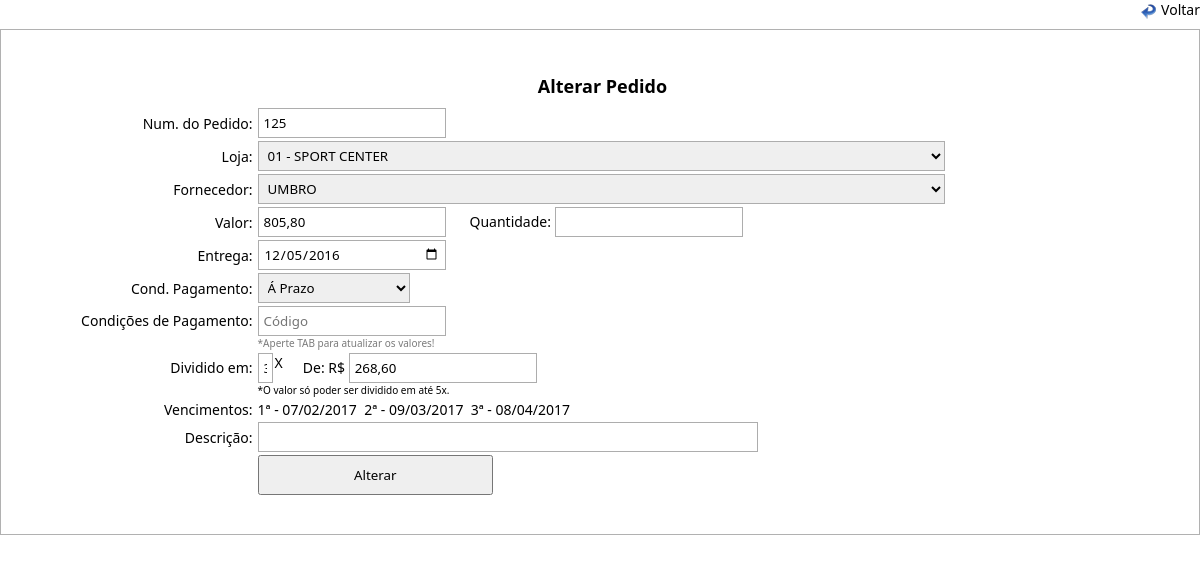
/altera_pedido_old.php?id=53, run on the app's committed database.
### tables this page shows
CREATE TABLE `pedidos` (
  `id_pedidos` int(11) NOT NULL AUTO_INCREMENT,
  `num_pedido` varchar(10) DEFAULT NULL,
  `nome_loja` varchar(100) DEFAULT NULL,
  `nome_fornecedor` varchar(100) DEFAULT NULL,
  `valor_pedido` float DEFAULT NULL,
  `qtd_pedido` varchar(10) NOT NULL,
  `data_entrega` date DEFAULT NULL,
  `cod_pag_pedido` varchar(15) DEFAULT NULL,
  `cod_cond_pag` varchar(5) NOT NULL,
  `prazo` varchar(2) NOT NULL,
  `valor_dividido` float NOT NULL,
  `descricao` varchar(50) NOT NULL,
  PRIMARY KEY (`id_pedidos`)
);

### processos/database.php (called while the page is built, shortened)
<?php
function DBRead ($table, $params = null, $fields = '*') {
	$params = ($params) ? " {$params}" : null;
		$query = "SELECT {$fields} FROM {$table}{$params}";
		$result = DBExecute($query);
		if (!mysqli_num_rows($result))
			return false;
		else {
			while ($res = mysqli_fetch_assoc($result)) {
				$data[] = $res;
			}
			return $data;
		}
}
function DBExecute($query){
	$link = DBConnect();
	$result = @mysqli_query($link, $query) or die (mysqli_error($link));
	return $result;
}
?>

### altera_pedido_old.php (the view, shortened to what this page needs)
<!doctype html>
<html>
    <head>
        <link href="css/style.css" rel="stylesheet" type="text/css">
        <link rel="stylesheet" href="css/menu.css">
    </head>
    <body>
<?php
  require 'processos/database.php';
  $id = $_GET['id'];
  $le_pedido = DBRead ('pedidos', "WHERE id_pedidos = '$id'", '*');
  foreach ($le_pedido as $pd){
function get_browser_name($user_agent)
{
    if (strpos($user_agent, 'Chrome')) return 'Chrome';
    return 'Other';
}
if (get_browser_name($_SERVER['HTTP_USER_AGENT']) == 'Chrome') {
	$entrega = $pd['data_entrega'];
	$PagAVista = $pd['data_entrega'];
}
    ?>
    <form action="<?php echo htmlspecialchars($_SERVER["PHP_SELF"]);?>" method="post">
    <div class="voltar">
		<a href="javascript:history.back(1);">Voltar</a>
	</div>
    <table border="0" cellpadding="0" cellspacing="0" class="table">
      <tbody>
        <tr>
          <td height="42" colspan="2" align="center"><span class="titulo">Alterar Pedido</span></td>
        </tr>
        <tr>
          <td width="21%" align="right">Num. do Pedido:<input type="hidden" name="id_pd" value="<?php echo $pd['id_pedidos']; ?>"></td>
          <td width="79%"><input type="text" name="num_pedido" class="cod" value="<?php echo $pd['num_pedido']; ?>"></td>
        </tr>
        <tr>
          <td align="right"><label for="select">Loja:</label></td>
          <td>
            <select name="lojas" class="select">
            <option><?php echo $pd['nome_loja']; ?></option>
            <?php
            $lojas = DBRead ('lojas', 'ORDER BY cod_loja ASC', 'cod_loja, nome_loja');
            ?>
            </select>
          </td>
        </tr>
        <tr>
          <td align="right">Fornecedor:</td>
          <td>
              <select name="fornecedor" class="select">
              <option><?php echo $pd['nome_fornecedor']; ?></option>
            <?php
            $fornecedor = DBRead ('fornecedor', 'ORDER BY nome_fornecedor ASC', 'nome_fornecedor');
            ?>
            </select>
          </td>
        </tr>
        <tr>
          <td align="right">Valor:</td>
          <td>
          <input type="text" name="valor" class="cod" onKeyPress="return(MascaraMoeda(this,'.',',',event))" value="<?php echo number_format($pd['valor_pedido'], 2, ',', '.'); ?>">
          <span style="margin-left: 20px;">Quantidade: </span>
          <input type="text" name="qtd" class="cod" value="<?php echo $pd['qtd_pedido']; ?>">
          </td>
        </tr>
        <tr>
          <td align="right">Entrega:</td>
          <td><input type="date" name="data_entrega" class="cod" maxlength="10" placeholder="dd/mm/aaaa" onkeyup="formatar('##/##/####', this, event)" value="<?php echo $entrega; ?>" onkeypress='validate(event)'></td>
        </tr>
        <tr>
          <td align="right">Cond. Pagamento:</td>
          <td>
            <select name="cond_pagamento" class="cod" style="width: 152px;">
              <?php
                if ($pd['cod_pag_pedido'] == 'avista') {
                  echo "<option value='avista'>Á Vista</option>";
                }else {
                  echo "<option value='aprazo'>Á Prazo</option>";
                } ?>
            </select>
          </td>
        </tr>
        <tr>
        	<td  align="right" valign="top" style="padding-top: 5px;"> Condições de Pagamento:</td>
        	<td>
            <input type="text" id="categoria" name="condicoes" class="cod" placeholder="Código" onkeypress="validate(event)" value="<?php echo $pd['cod_cond_pag']; ?>"><br />
       <span style="font-size:10px; color:#7B7B7B; margin-bottom: 10px;">*Aperte TAB para atualizar os valores!</span> <br />
            </td>
        </tr>
    <?php
    $datas_pag = DBRead ('datas_pag_pedidos', 'WHERE cod_pedido = "'.$pd['num_pedido'].'"', 'datas_pagamentos');
	$contador = 0;
    foreach ($datas_pag as $dt) {
        if ($pd['cod_pag_pedido'] == 'avista') {
			$exibeVencimeto = 0;
            $tipo_pagamento = "
                  <td align='right'>Data do Pagamento à vista:</td>
                  <td><input type='date' name='data_avista' class='cod' maxlength='10' placeholder='dd/mm/aaaa' onkeyup='formatar('##/##/####', this, event)' value='$PagAVista'></td>
                ";
        } else {
			$exibeVencimeto = 1;
			$contador++;
			$datas = date('d/m/Y', strtotime($dt["datas_pagamentos"]));
			$datas_pagamento .= $contador.'ª - '.$datas.'&nbsp;&nbsp;';
    	   $tipo_pagamento = "
        		  <td valign='bottom' align='right'>
        				<span style='margin-top: 5px; margin-bottom: 20px; float:right; width: 100%;'>Dividido em:</span>
        			</td>
        		  <td>
                    <input name='prazo' value='".$pd['prazo']."' class='cod' onkeyup='soma()' onKeyDown='validar(this,'text');' style='width: 15px; float: left;' >
        			<span style='margin-left: 2px; float:left;'>X</span>
    				<span style='margin-left: 20px;'>De: R$ </span>
    				<input type='text' onKeyPress='return(MascaraMoeda(this,'.',',',event))' name='valor_dividido' class='cod' value='".number_format($pd['valor_dividido'], 2, ',', '.')."'> <br />
    				<span style='margin-bottom: 15px; font-size:10px;'>*O valor só poder ser dividido em até 5x.</span>
    				<br />";
        }
    }
    echo '<tr>'.$tipo_pagamento.'</tr>';
	if($exibeVencimeto==1){
		echo '<tr><td  valign="bottom" align="right"> Vencimentos: </td><td>'.$datas_pagamento.' </td></tr>';
	}
    ?>
        <tr>
          <td width="21%" align="right">Descrição:</td>
          <td width="79%"><input type="text" name="descricao" class="text" style=" width: 500px;" value="<?php echo $pd['descricao']; ?>"></td>
        </tr>
        <tr>
          <td>&nbsp;</td>
          <td><input type="submit" value="Alterar" class="botton"></td>
        </tr>
      </tbody>
    </table>
    </form>
    <?php
  }
?>
</body>
</html>

### css/style.css (style rules this page uses)
html { height: 89%; padding: 0; margin: 0; }
body { height: 99%; padding: 0; margin: 0; }
* { padding: 0; margin: 0; font-family: Segoe, "Segoe UI", "DejaVu Sans", "Trebuchet MS", Verdana, sans-serif; }
.table { width: 100%; border: 1px solid #B1B1B1; padding: 3% 0 3% 0; }
.table td { font-size: 14px; padding: 0 0 3px 5px; }
.titulo { font-size: 18px; font-weight: bold; }
.cod { width: 20%; height: 30px; border: 1px solid #ADADAD; padding: 0 5px 0 5px; }
.text { width: 70%; height: 30px; border: 1px solid #ADADAD; padding: 0 5px 0 5px; }
.select { width: 73%; height: 30px; border: 1px solid #ADADAD; padding: 0 5px 0 5px; }
.botton { width: 25%; height: 40px; }
a { color: #000000; text-decoration: none; font-size: 14px; }
.voltar { width: auto; height: auto; padding-left: 20px; margin-bottom: 10px; float: right; background-image: url(../imagens/icone_voltar.png); background-repeat: no-repeat; background-position: left bottom; background-size: 15px 15px; }
.voltar a { text-decoration:none; color:#000; }

### data on the page
pedidos: num_pedido "125", lojas "01 - SPORT CENTER", fornecedor "UMBRO", valor "805,80", data_entrega "12/05/2016", cond_pagamento "Á Prazo", prazo "3", valor_dividido "268,60", datas_pagamento "1ª - 07/02/2017 2ª - 09/03/2017 3ª - 08/04/2017"
